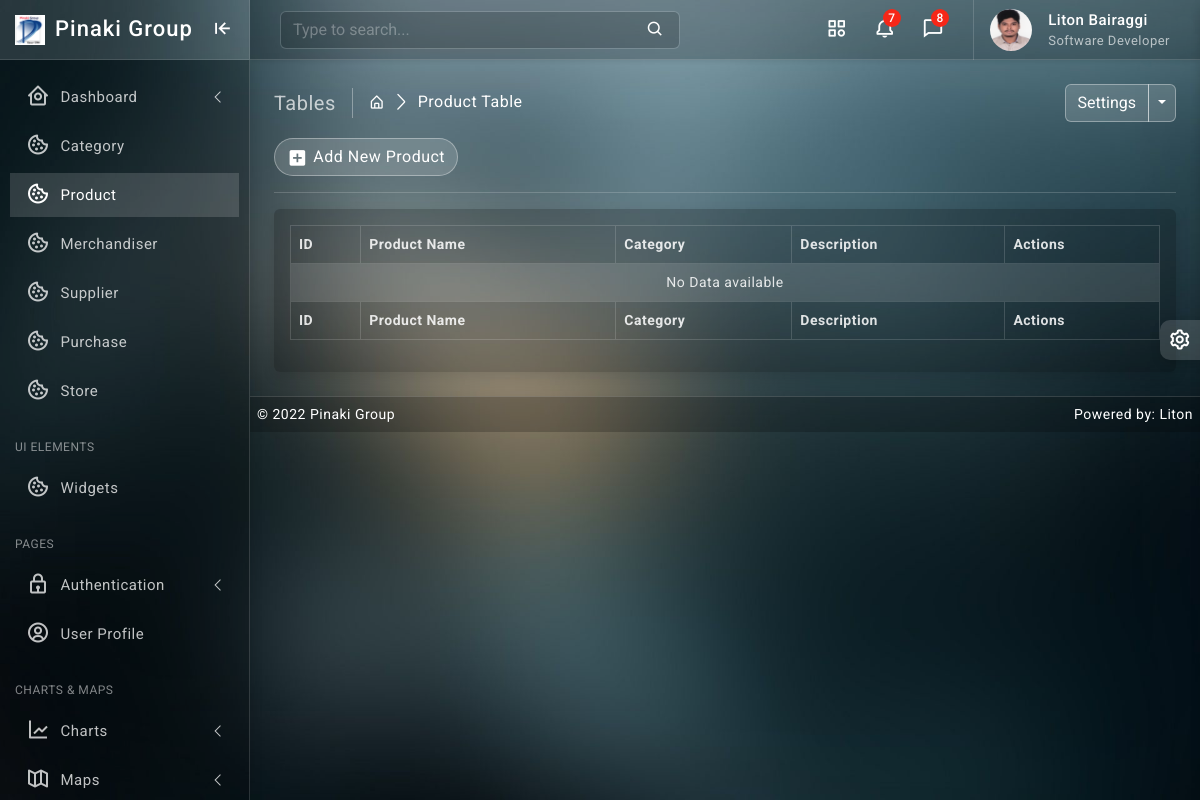
Page /product/ (signed in) on the earlier database version.
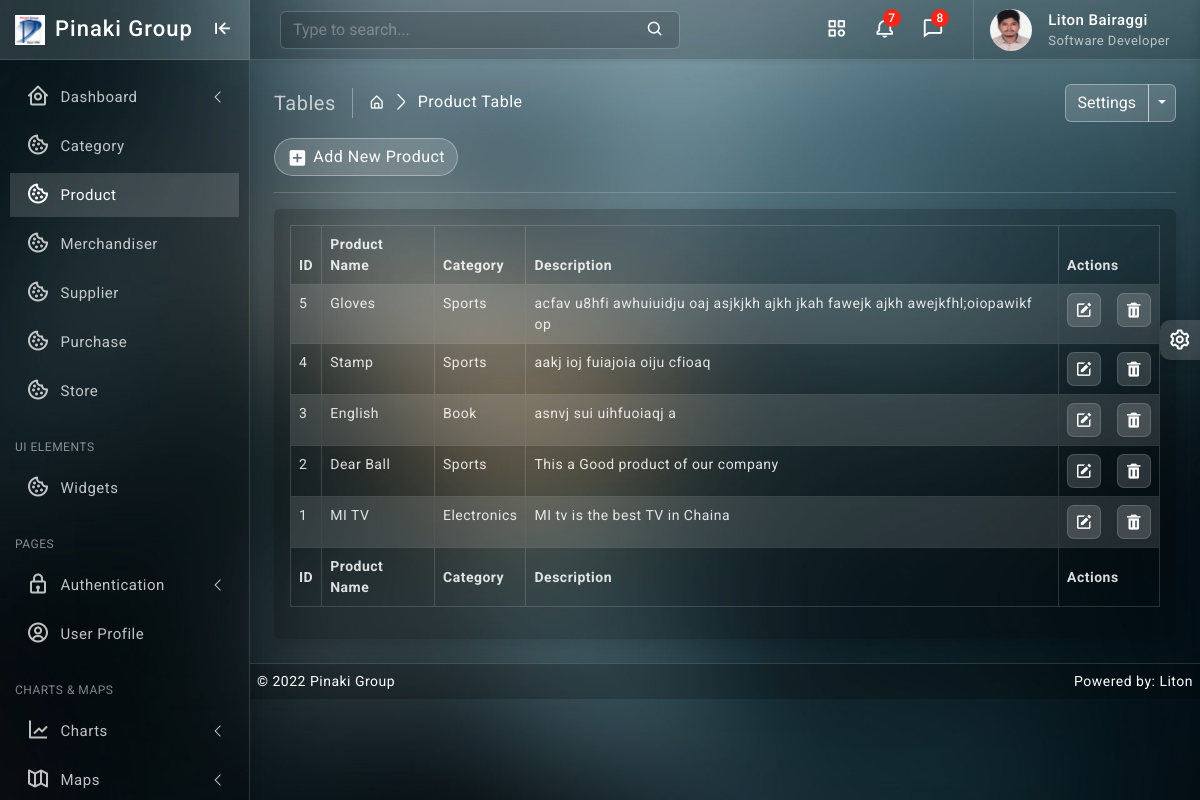
Same page on the later database version.
### product/models.py (models this page shows, shortened)
class Product(models.Model):
    name = models.CharField(max_length=64, null=True, unique=True, blank=True)
    category = models.ForeignKey(Category, on_delete=models.CASCADE, blank=False)
    description = models.TextField()
    created_at = models.DateTimeField(default=timezone.now)
    updated_at = models.DateTimeField(auto_now=True)

### category/models.py (models this page shows)
class Category(models.Model):
    name = models.CharField(max_length=64, null=True, unique=True, blank=True)
    created_at = models.DateField(default= now)
    updated_at = models.DateTimeField(auto_now=True)
    def __str__(self):
        return self.name

### product/views.py (the view)
# urls.py: path('', views.product_read, name='product_read'),
@login_required
def product_read(request):
    product_data = Product.objects.all().order_by('-id')
    context = {
        'product_data': product_data
    }
    return render(request, 'product/read.html', context)

### templates/product/read.html (shortened to what this page needs)
{% extends 'base/base.html' %}
{% block body %}
{% load static %}
		<div class="page-wrapper">
			<div class="page-content">
				<div class="page-breadcrumb d-none d-sm-flex align-items-center mb-3">
					<div class="breadcrumb-title pe-3">Tables</div>
					<div class="ps-3">
						<nav aria-label="breadcrumb">
							<ol class="breadcrumb mb-0 p-0">
								<li class="breadcrumb-item"><a href="javascript:;"><i class="bx bx-home-alt"></i></a>
								</li>
								<li class="breadcrumb-item active" aria-current="page">Product Table</li>
							</ol>
						</nav>
					</div>
					<div class="ms-auto">
						<div class="btn-group">
							<button type="button" class="btn btn-light">Settings</button>
							<button type="button" class="btn btn-light dropdown-toggle dropdown-toggle-split" data-bs-toggle="dropdown">	<span class="visually-hidden">Toggle Dropdown</span>
							</button>
						</div>
					</div>
				</div>
                <div class="ms-auto"><a href="/product/create/" class="btn btn-light radius-30 mt-2 mt-lg-0"><i class="bx bxs-plus-square"></i>Add New Product</a></div>
				<hr/>
				<div class="card">
					<div class="card-body">
						<div class="table-responsive">
							<table id="example2" class="table table-striped table-bordered">
								<thead>
									<tr>
                                        <th>ID</th>
                                        <th>Product Name</th>
                                        <th>Category</th>
                                        <th>Description</th>
                                        <th>Actions</th>
									</tr>
								</thead>
								<tbody>
									{% for data in product_data %}
									<tr>
                                        <td>{{ data.id }}</td>
                                        <td>{{ data.name }}</td>
                                        <td>{{ data.category }}</td>
                                        <td>{{ data.description }}</td>
									   <td class="center">
										<div class="d-flex order-actions">
											<a class="" href="{% url 'product_update' data.id %}">
												<i class='bx bxs-edit'></i>
											</a>
											<a class="ms-3" href="{% url 'product_delete' data.id %}" onclick="return confirm('Are you sure?');">
												<i class='bx bxs-trash'></i>
											</a>
										</div>
									   </td>
									</tr>
								 {% endfor %}
								 {% if not product_data %}
								 <tr>
									 <td colspan="10" class="text-center">No Data available</td>
								 </tr>
								 {% endif %}
								</tbody>
								<tfoot>
									<tr>
                                        <th>ID</th>
                                        <th>Product Name</th>
                                        <th>Category</th>
                                        <th>Description</th>
                                        <th>Actions</th>
									</tr>
								</tfoot>
							</table>
						</div>
					</div>
				</div>
			</div>
		</div>
{% endblock body %}

Differences in the rows shown:
added Product: id "5", name "Gloves", category "Sports", description "acfav u8hfi awhuiuidju oaj asjkjkh ajkh jkah fawejk ajkh awejkfhl;oiopawikf op"
added Product: id "4", name "Stamp", category "Sports", description "aakj ioj fuiajoia oiju cfioaq"
added Product: id "3", name "English", category "Book", description "asnvj sui uihfuoiaqj a"
added Product: id "2", name "Dear Ball", category "Sports", description "This a Good product of our company"
added Product: id "1", name "MI TV", category "Electronics", description "MI tv is the best TV in Chaina"
Other differences:
text no longer shown: "No Data available"
